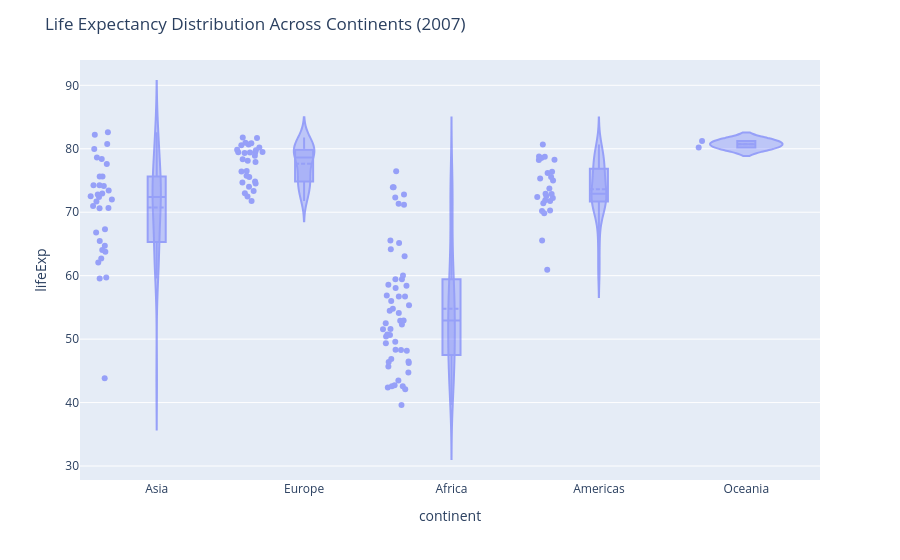

Source (notebook cell):
### Markdown cell above
1. Display the box plot inside each violin so that the median and quartiles are visible.
2. Show all individual data points representing countries along with the violin distribution.
3. Adjust the spread of the points so that overlapping points are easier to distinguish.
4. Add a mean line inside each violin to highlight the average life expectancy.
5. Modify the opacity of the violins so that overlapping elements remain visible.

### Code cell
fig = px.violin(
    gpm[gpm["year"] == 2007],
    x="continent",
    y="lifeExp",
    box=True,
    points="all"
)

fig.update_traces(
    jitter=0.4,      # spread points
    meanline_visible=True,
    opacity=0.6
)

fig.update_layout(
    title="Life Expectancy Distribution Across Continents (2007)"
)

fig.show()

### Figure 1 — Plotly figure (JSON) as saved in the notebook; plotly's stock layout.template omitted (floating-point values rounded to 4 significant figures; data arrays with more than 128 entries replaced by an {"elided": "..."} marker saying what was removed)
{"data": [{"alignmentgroup": "True", "box": {"visible": true}, "hovertemplate": "continent=%{x}<br>lifeExp=%{y}<extra></extra>", "jitter": 0.4, "legendgroup": "", "marker": {"color": "#636efa"}, "meanline": {"visible": true}, "name": "", "offsetgroup": "", "opacity": 0.6, "orientation": "v", "points": "all", "scalegroup": "True", "showlegend": false, "type": "violin", "x": {"elided": "142 str values"}, "x0": " ", "xaxis": "x", "y": {"elided": "142 float values"}, "y0": " ", "yaxis": "y"}], "layout": {"legend": {"tracegroupgap": 0}, "margin": {"t": 60}, "title": {"text": "Life Expectancy Distribution Across Continents (2007)"}, "violinmode": "group", "xaxis": {"anchor": "y", "domain": [0, 1], "title": {"text": "continent"}}, "yaxis": {"anchor": "x", "domain": [0, 1], "title": {"text": "lifeExp"}}}}
